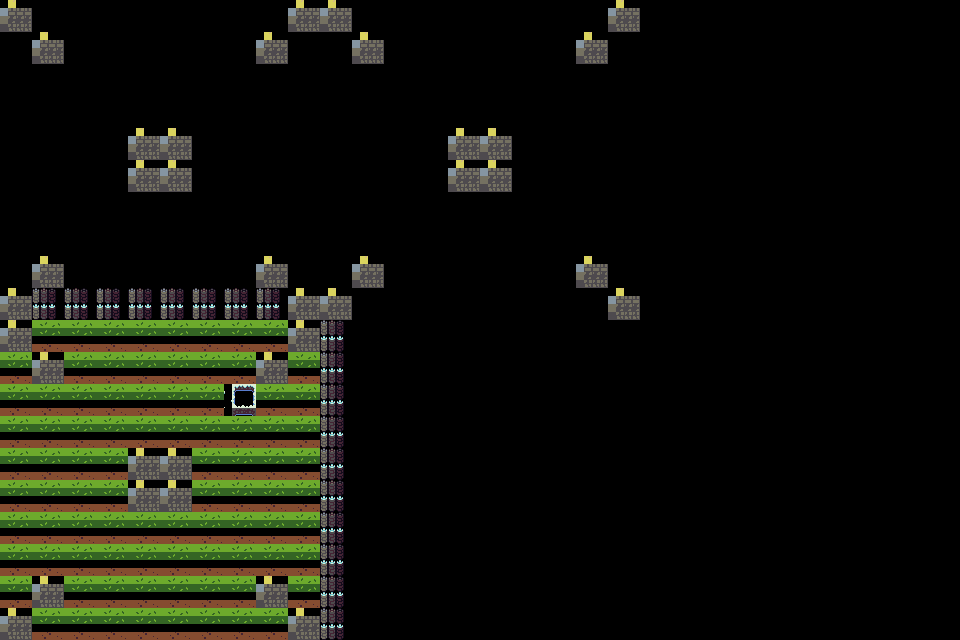

This is a level from a 2D game, rendered from its Tiled map with the project's own tilesets. A one-line summary and the complete map file follow:
An orthogonal 30x20 tile map with 32x32 px tiles, 1 tile layer (layer1).

<map version="1.10" tiledversion="1.10.2" orientation="orthogonal" renderorder="left-up" width="30" height="20" tilewidth="32" tileheight="32" infinite="0" nextlayerid="3" nextobjectid="1">
 <tileset firstgid="1" source="tilesets/test-tileset.tsx" />
 <layer id="1" name="layer1" width="30" height="20">
  <data encoding="csv">
41,0,0,0,0,0,0,0,0,41,41,0,0,0,0,0,0,0,0,41,0,0,0,0,0,0,0,0,0,0,
0,41,0,0,0,0,0,0,41,0,0,41,0,0,0,0,0,0,41,0,0,0,0,0,0,0,0,0,0,0,
0,0,0,0,0,0,0,0,0,0,0,0,0,0,0,0,0,0,0,0,0,0,0,0,0,0,0,0,0,0,
0,0,0,0,0,0,0,0,0,0,0,0,0,0,0,0,0,0,0,0,0,0,0,0,0,0,0,0,0,0,
0,0,0,0,41,41,0,0,0,0,0,0,0,0,41,41,0,0,0,0,0,0,0,0,0,0,0,0,0,0,
0,0,0,0,41,41,0,0,0,0,0,0,0,0,41,41,0,0,0,0,0,0,0,0,0,0,0,0,0,0,
0,0,0,0,0,0,0,0,0,0,0,0,0,0,0,0,0,0,0,0,0,0,0,0,0,0,0,0,0,0,
0,0,0,0,0,0,0,0,0,0,0,0,0,0,0,0,0,0,0,0,0,0,0,0,0,0,0,0,0,0,
0,41,0,0,0,0,0,0,41,0,0,41,0,0,0,0,0,0,41,0,0,0,0,0,0,0,0,0,0,0,
41,8,8,8,8,8,8,8,8,41,41,0,0,0,0,0,0,0,0,41,0,0,0,0,0,0,0,0,0,0,
41,1,1,1,1,1,1,1,1,41,8,0,0,0,0,0,0,0,0,0,0,0,0,0,0,0,0,0,0,0,
1,41,1,1,1,1,1,1,41,1,8,0,0,0,0,0,0,0,0,0,0,0,0,0,0,0,0,0,0,0,
1,1,1,1,1,1,1,27,1,1,8,0,0,0,0,0,0,0,0,0,0,0,0,0,0,0,0,0,0,0,
1,1,1,1,1,1,1,1,1,1,8,0,0,0,0,0,0,0,0,0,0,0,0,0,0,0,0,0,0,0,
1,1,1,1,41,41,1,1,1,1,8,0,0,0,0,0,0,0,0,0,0,0,0,0,0,0,0,0,0,0,
1,1,1,1,41,41,1,1,1,1,8,0,0,0,0,0,0,0,0,0,0,0,0,0,0,0,0,0,0,0,
1,1,1,1,1,1,1,1,1,1,8,0,0,0,0,0,0,0,0,0,0,0,0,0,0,0,0,0,0,0,
1,1,1,1,1,1,1,1,1,1,8,0,0,0,0,0,0,0,0,0,0,0,0,0,0,0,0,0,0,0,
1,41,1,1,1,1,1,1,41,1,8,0,0,0,0,0,0,0,0,0,0,0,0,0,0,0,0,0,0,0,
41,1,1,1,1,1,1,1,1,41,8,0,0,0,0,0,0,0,0,0,0,0,0,0,0,0,0,0,0,0
</data>
 </layer>
</map>
